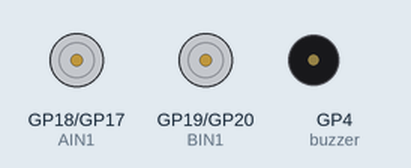
This program was run on a simulated Raspberry Pi Pico running MicroPython. Shown: motor-driver pin pairs drawn as motors (green arrow = first pin HIGH = forward, orange = second pin HIGH = backward, longer = more drive, scaled by the enable pin), buzzer (waves = sounding, pin HIGH). What the program prints to the serial console is not drawn. At 6.0 s the program stops and its outputs stay as they are.

Above: at 0.1 s.
At 3.1 s:
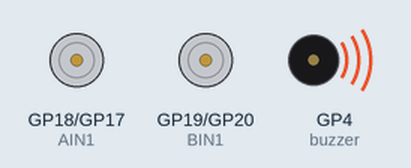
At 4.1 s:
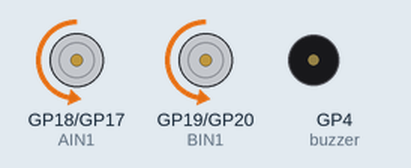
At 4.6 s:
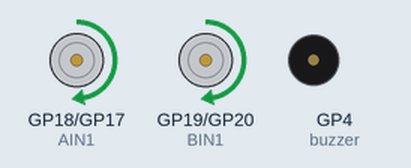
At 5.1 s:
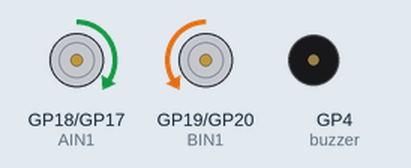
At 5.6 s:
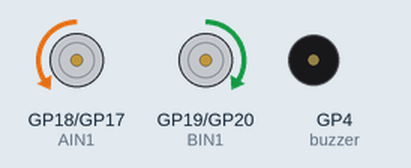
Timing chart, 0 to 7.5 s (numbered marks = the images above):
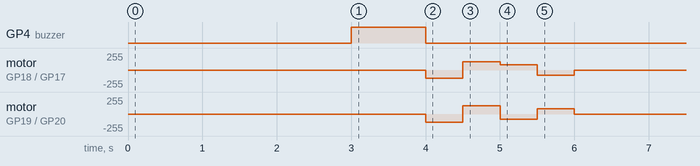

The program:

Motor.py
```python
from machine import Pin, PWM
import time

class PicoGo(object):
    def __init__(self):
        self.PWMA = PWM(Pin(16))
        self.PWMA.freq(1000)
        self.AIN2 = Pin(17, Pin.OUT)
        self.AIN1 = Pin(18, Pin.OUT)
        self.BIN1 = Pin(19, Pin.OUT)
        self.BIN2 = Pin(20, Pin.OUT)
        self.PWMB = PWM(Pin(21))
        self.PWMB.freq(1000)
        self.stop()

    def forward(self,speed):
        if((speed >= 0) and (speed <= 100)):
            self.PWMA.duty_u16(int(speed*0xFFFF/100))
            self.PWMB.duty_u16(int(speed*0xFFFF/100))
            self.AIN2.value(1)
            self.AIN1.value(0)
            self.BIN2.value(1)
            self.BIN1.value(0)

    def backward(self,speed):
        if((speed >= 0) and (speed <= 100)):
            self.PWMA.duty_u16(int(speed*0xFFFF/100))
            self.PWMB.duty_u16(int(speed*0xFFFF/100))
            self.AIN2.value(0)
            self.AIN1.value(1)
            self.BIN2.value(0)
            self.BIN1.value(1)

    def left(self,speed):
        if((speed >= 0) and (speed <= 100)):
            self.PWMA.duty_u16(int(speed*0xFFFF/100))
            self.PWMB.duty_u16(int(speed*0xFFFF/100))
            self.AIN2.value(0)
            self.AIN1.value(1)
            self.BIN2.value(1)
            self.BIN1.value(0)

    def right(self,speed):
        if((speed >= 0) and (speed <= 100)):
            self.PWMA.duty_u16(int(speed*0xFFFF/100))
            self.PWMB.duty_u16(int(speed*0xFFFF/100))
            self.AIN2.value(1)
            self.AIN1.value(0)
            self.BIN2.value(0)
            self.BIN1.value(1)

    def stop(self):
        self.PWMA.duty_u16(0)
        self.PWMB.duty_u16(0)
        self.AIN2.value(0)
        self.AIN1.value(0)
        self.BIN2.value(0)
        self.BIN1.value(0)

    def setMotor(self, left, right):
        if((left >= 0) and (left <= 100)):
            self.AIN1.value(0)
            self.AIN2.value(1)
            self.PWMA.duty_u16(int(left*0xFFFF/100))
        elif((left < 0) and (left >= -100)):
            self.AIN1.value(1)
            self.AIN2.value(0)
            self.PWMA.duty_u16(-int(left*0xFFFF/100))
        if((right >= 0) and (right <= 100)):
            self.BIN2.value(1)
            self.BIN1.value(0)
            self.PWMB.duty_u16(int(right*0xFFFF/100))
        elif((right < 0) and (right >= -100)):
            self.BIN2.value(0)
            self.BIN1.value(1)
            self.PWMB.duty_u16(-int(right*0xFFFF/100))

if __name__=='__main__':
    import utime
    print('4초 후 움직입니다')
    time.sleep(3)    # 3초 대기
    buzzer = Pin(4, Pin.OUT)
    buzzer.value(1)
    time.sleep(1)
    buzzer.value(0)


    M = PicoGo()
    M.forward(50)
    utime.sleep(0.5)    # 0.5초 대기

    M.backward(50)
    utime.sleep(0.5)

    M.left(30)
    utime.sleep(0.5)

    M.right(30)
    utime.sleep(0.5)
    M.stop()
```

Measured:
- by itself, GP4 (buzzer): LOW → HIGH at 3.0 s, → LOW 1.0 s later
- by itself, motor on GP18 (AIN1) / GP17 (AIN2): stopped → backward 127/255 at 4.0 s, → forward 127/255 0.50 s later, → forward 76/255 0.50 s later, → backward 76/255 0.50 s later, … (5 changes in this stretch)
- by itself, motor on GP19 (BIN1) / GP20 (BIN2): stopped → backward 127/255 at 4.0 s, → forward 127/255 0.50 s later, → backward 76/255 0.50 s later, → forward 76/255 0.50 s later, … (5 changes in this stretch)
